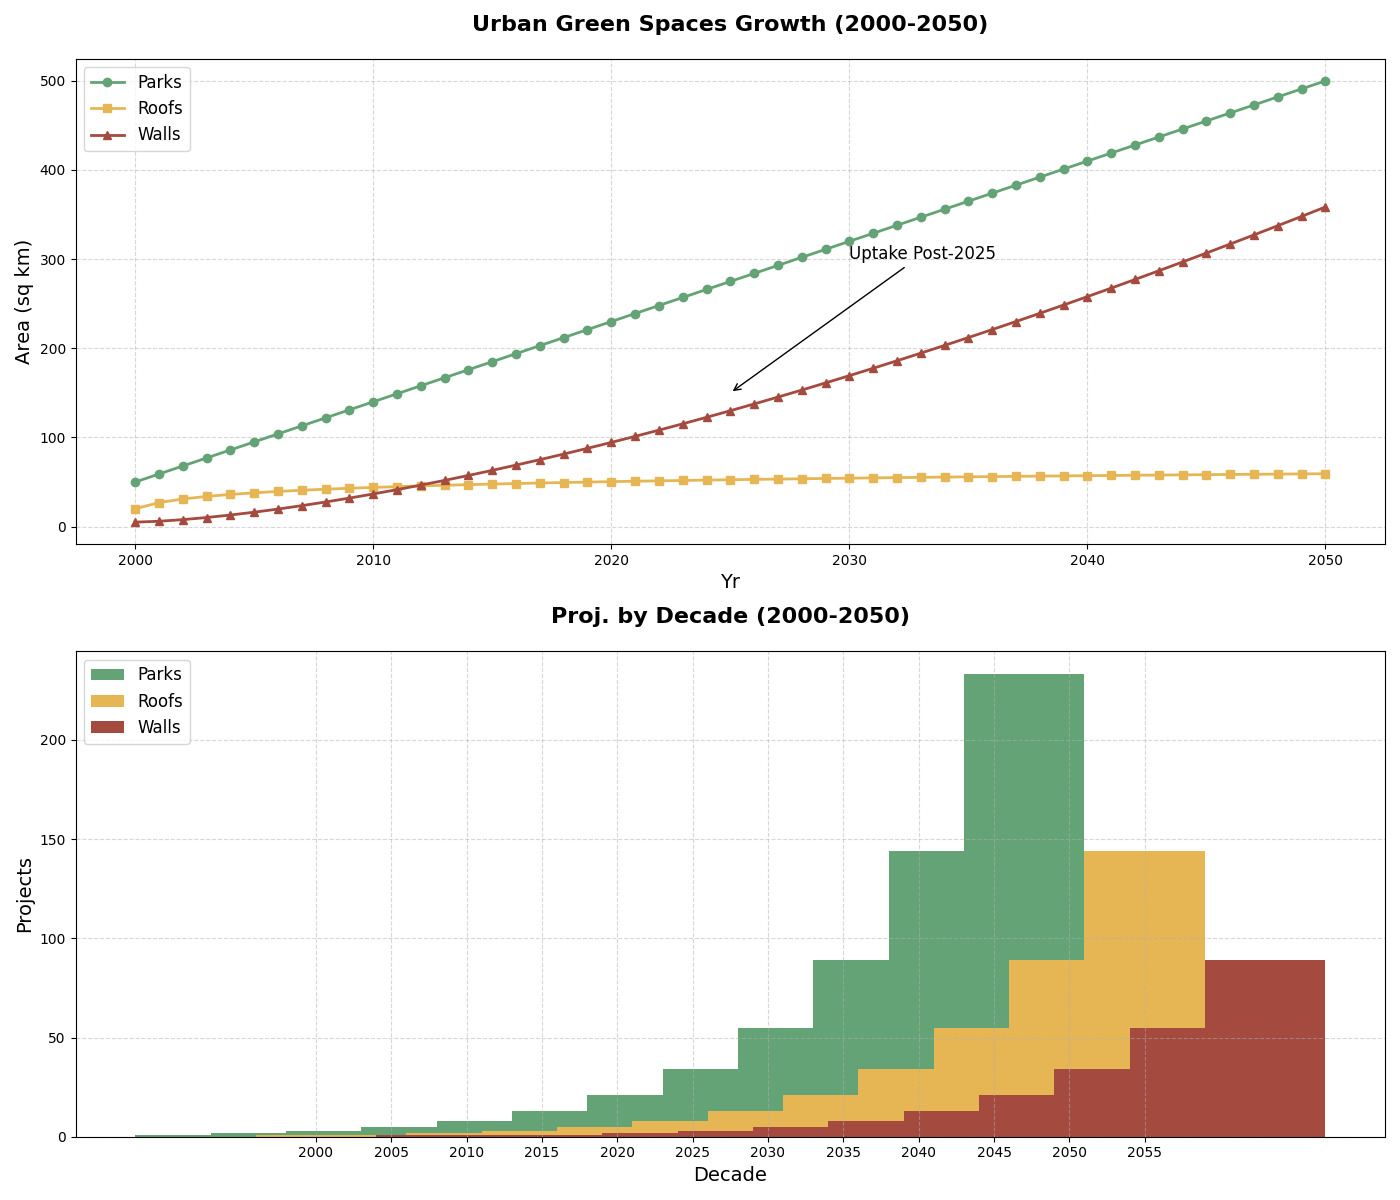

Here is the Python script that generated this plot:
import matplotlib.pyplot as plt
import numpy as np

years = np.arange(2000, 2051)

urban_parks = np.linspace(50, 500, len(years))
roof_gardens = 20 + 10 * np.log1p(years - 2000)
green_walls = 5 + (years - 2000) ** 1.5

fig, (ax1, ax2) = plt.subplots(2, 1, figsize=(14, 12))

ax1.plot(years, urban_parks, label='Parks', color='#63A375', linewidth=2, marker='o')
ax1.plot(years, roof_gardens, label='Roofs', color='#E6B655', linewidth=2, marker='s')
ax1.plot(years, green_walls, label='Walls', color='#A44A3F', linewidth=2, marker='^')

ax1.set_title('Urban Green Spaces Growth (2000-2050)', fontsize=16, fontweight='bold', pad=20)
ax1.set_xlabel('Yr', fontsize=14)
ax1.set_ylabel('Area (sq km)', fontsize=14)
ax1.legend(loc='upper left', fontsize=12)
ax1.grid(True, linestyle='--', alpha=0.5)

ax1.annotate('Uptake Post-2025', xy=(2025, 150), xytext=(2030, 300),
             arrowprops=dict(facecolor='black', arrowstyle='->'), fontsize=12)

expansion_projects_urban_parks = [1, 2, 3, 5, 8, 13, 21, 34, 55, 89, 144, 233]
expansion_projects_roof_gardens = [1, 1, 2, 3, 5, 8, 13, 21, 34, 55, 89, 144]
expansion_projects_green_walls = [1, 1, 1, 2, 3, 5, 8, 13, 21, 34, 55, 89]

decades = np.arange(2000, 2060, 5)

width = 8
ax2.bar(decades - width, expansion_projects_urban_parks, width, label='Parks', color='#63A375')
ax2.bar(decades, expansion_projects_roof_gardens, width, label='Roofs', color='#E6B655')
ax2.bar(decades + width, expansion_projects_green_walls, width, label='Walls', color='#A44A3F')

ax2.set_title('Proj. by Decade (2000-2050)', fontsize=16, fontweight='bold', pad=20)
ax2.set_xlabel('Decade', fontsize=14)
ax2.set_ylabel('Projects', fontsize=14)
ax2.set_xticks(decades)
ax2.legend(loc='upper left', fontsize=12)
ax2.grid(True, linestyle='--', alpha=0.5)

plt.tight_layout()
plt.show()
